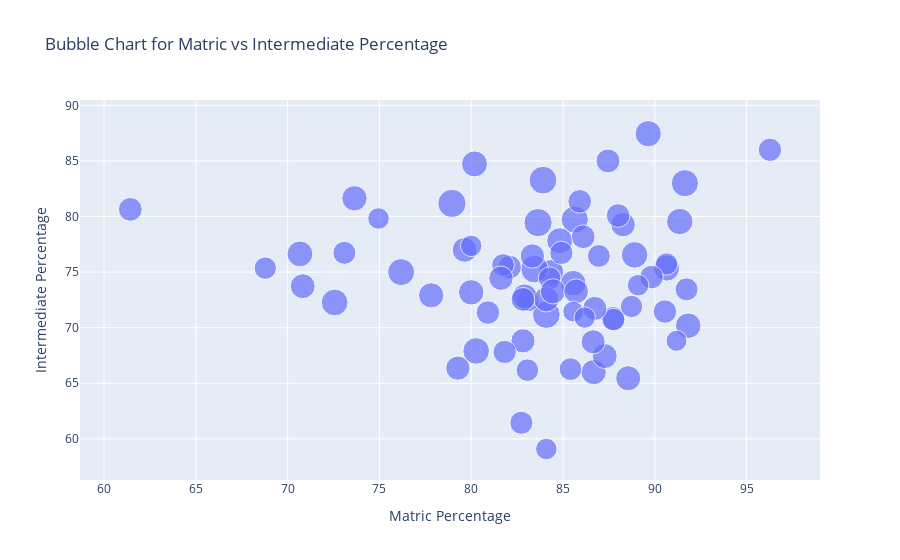

Write notebook code for a chart like this one.
### Code cell
# Bubble Chart for Matric Percentage vs Intermediate Percentage colored by Nationality
fig = px.scatter(df, x='Matric percentage', y='Intermediate percentage', size='CGPA in BS Fifth semester',
                 hover_name='ID No.', title='Bubble Chart for Matric vs Intermediate Percentage',
                 labels={'Matric percentage': 'Matric Percentage', 'Intermediate percentage': 'Intermediate Percentage'})
fig.show()

### Figure 1 — Plotly figure (JSON) as saved in the notebook; plotly's stock layout.template omitted (floating-point values rounded to 4 significant figures)
{"data": [{"hovertemplate": "<b>%{hovertext}</b><br><br>Matric Percentage=%{x}<br>Intermediate Percentage=%{y}<br>CGPA in BS Fifth semester=%{marker.size}<extra></extra>", "hovertext": [1, 2, 3, 4, 5, 6, 7, 8, 9, 10, 11, 12, 13, 14, 15, 16, 17, 18, 19, 20, 21, 22, 23, 24, 25, 26, 27, 28, 29, 30, 31, 32, 33, 34, 35, 36, 37, 38, 39, 40, 41, 42, 43, 44, 45, 46, 47, 48, 49, 50, 51, 52, 53, 54, 55, 56, 57, 58, 59, 60, 61, 62, 63, 64, 65, 66, 67, 68, 69, 70, 71, 72, 73], "legendgroup": "", "marker": {"color": "#636efa", "size": [2.43, 2.97, 2.15, 2.34, 2.64, 2.73, 3.22, 2.97, 3.6, 3.45, 3.26, 3.58, 3.17, 3.3, 2.61, 3.13, 3.59, 3.14, 2.32, 3.32, 2.88, 2.6, 2.94, 2.38, 2.56, 3.4, 2.41, 2.89, 2.9, 3.32, 2.55, 3.72, 3.73, 2.93, 2.54, 3.02, 3.1, 2.53, 2.98, 2.71, 2.72, 2.97, 3, 2.97, 2.4, 2.39, 3.45, 2.73, 2.78, 2.47, 3.15, 2.57, 3.05, 2.43, 2.67, 2.86, 2.64, 2.5, 2.48, 2.33, 2.17, 2.792, 2.64, 2.17, 2.16, 2.03, 2.13, 2.39, 2.61, 2.61, 2.05, 2.77, 2.75], "sizemode": "area", "sizeref": 0.009325, "symbol": "circle"}, "mode": "markers", "name": "", "orientation": "v", "showlegend": false, "type": "scatter", "x": [86.95, 84.36, 84.09, 68.78, 61.43, 82.82, 89.64, 86.67, 83.91, 91.64, 91.36, 83.45, 90.64, 88.9, 82.09, 70.67, 84.09, 84.82, 90.64, 72.56, 70.82, 89.82, 88.55, 83.09, 90.55, 76.18, 84.27, 82.91, 79.64, 80.27, 96.27, 83.64, 78.95, 87.27, 81.82, 80, 85.55, 84.91, 77.82, 87.73, 86.64, 84.09, 73.64, 84.45, 81.73, 87.75, 85.64, 86.73, 83.33, 73.09, 80.18, 80.91, 91.82, 85.41, 87.45, 85.71, 82.82, 82.73, 91.73, 88.73, 89.09, 88.27, 86.1, 74.95, 80, 85.55, 86.18, 83.06, 85.91, 88, 91.18, 81.62, 79.27], "xaxis": "x", "y": [76.45, 75, 59.09, 75.36, 80.64, 68.82, 87.45, 66, 83.27, 83, 79.55, 75.27, 75.36, 76.55, 75.45, 76.64, 71.18, 77.82, 75.73, 72.27, 73.73, 74.55, 65.45, 72.45, 71.45, 75, 74.45, 72.82, 77, 67.91, 86, 79.45, 81.18, 67.45, 67.82, 73.18, 74, 76.73, 72.91, 70.82, 68.73, 72.55, 81.64, 73.27, 75.64, 70.73, 79.73, 71.73, 76.45, 76.73, 84.73, 71.36, 70.18, 66.27, 85, 73.27, 72.55, 61.45, 73.45, 71.91, 73.82, 79.27, 78.18, 79.82, 77.36, 71.45, 70.91, 66.18, 81.36, 80.09, 68.82, 74.45, 66.36], "yaxis": "y"}], "layout": {"legend": {"itemsizing": "constant", "tracegroupgap": 0}, "title": {"text": "Bubble Chart for Matric vs Intermediate Percentage"}, "xaxis": {"anchor": "y", "domain": [0, 1], "title": {"text": "Matric Percentage"}}, "yaxis": {"anchor": "x", "domain": [0, 1], "title": {"text": "Intermediate Percentage"}}}}
